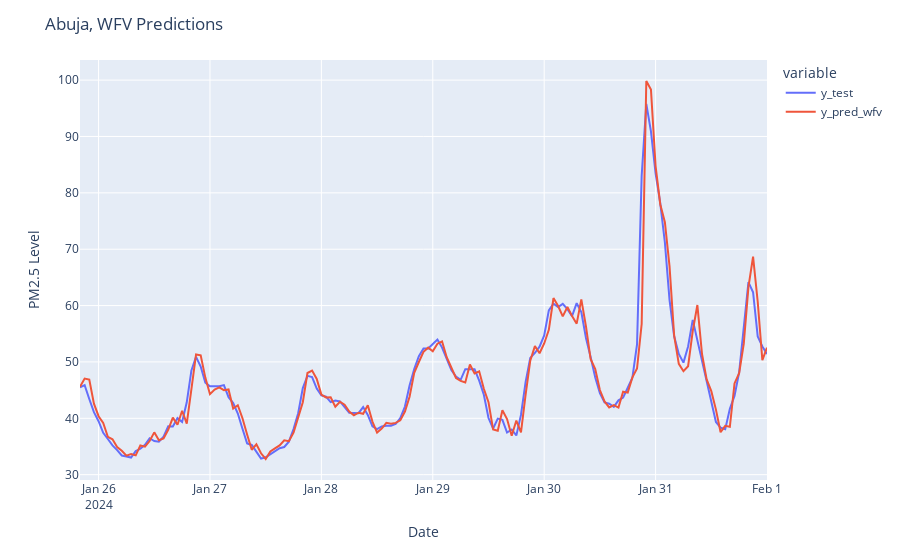

The cell this chart's notebook holds for it:
### Markdown cell above
#### Place the values for y_test and y_pred_wfv into a dataframe and plot it using plotly express using the appropriate labels.

### Code cell
df_pred_test = pd.DataFrame({"y_test": y_test, "y_pred_wfv": y_pred_wfv})
fig = fig = px.line(df_pred_test,labels={"value": "PM2.5"} )
fig.update_layout(
    title="Abuja, WFV Predictions",
    xaxis_title="Date",
    yaxis_title="PM2.5 Level",
)
fig.show()

### Figure 1 — Plotly figure (JSON) as saved in the notebook; plotly's stock layout.template omitted (floating-point values rounded to 4 significant figures; data arrays with more than 128 entries replaced by an {"elided": "..."} marker saying what was removed)
{"data": [{"hovertemplate": "variable=y_test<br>timestamp=%{x}<br>PM2.5=%{y}<extra></extra>", "legendgroup": "y_test", "line": {"color": "#636efa", "dash": "solid"}, "marker": {"symbol": "circle"}, "mode": "lines", "name": "y_test", "orientation": "v", "showlegend": true, "type": "scatter", "x": {"elided": "149 str values"}, "xaxis": "x", "y": {"elided": "149 float values"}, "yaxis": "y"}, {"hovertemplate": "variable=y_pred_wfv<br>timestamp=%{x}<br>PM2.5=%{y}<extra></extra>", "legendgroup": "y_pred_wfv", "line": {"color": "#EF553B", "dash": "solid"}, "marker": {"symbol": "circle"}, "mode": "lines", "name": "y_pred_wfv", "orientation": "v", "showlegend": true, "type": "scatter", "x": {"elided": "149 str values"}, "xaxis": "x", "y": {"elided": "149 float values"}, "yaxis": "y"}], "layout": {"autosize": true, "legend": {"title": {"text": "variable"}, "tracegroupgap": 0}, "margin": {"t": 60}, "title": {"text": "Abuja, WFV Predictions"}, "xaxis": {"anchor": "y", "autorange": true, "domain": [0, 1], "range": ["2024-01-25 20:00", "2024-02-01"], "title": {"text": "Date"}, "type": "date"}, "yaxis": {"anchor": "x", "autorange": true, "domain": [0, 1], "range": [29.05, 103.6], "title": {"text": "PM2.5 Level"}, "type": "linear"}}}
